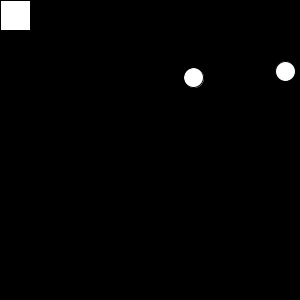
Frame 1 (no input)
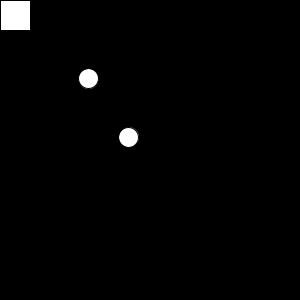
Frame 60 (the mouse pressed at the canvas centre just before this capture)
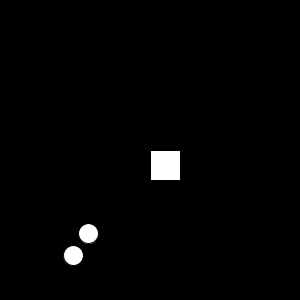
Frame 120 (the mouse held since frame 60 and released just before this capture)

The Processing sketch that drew these frames (run headless with seeded random() and noise(); from frame 60 on, the mouse is pressed at the canvas centre):

// Processing sketch: processing_42568
// ── processing_42568.pde

float Xpos = random(0, 300);
float Ypos = random(0, 300);
float Xpos2 = random(0, 300);
float Ypos2 = random(0, 300);
float speedX = random(5, 10);
float speedY = random(5, 10);
float speedA = random(5, 10);
float speedB = random(5, 10);
boolean gameStart = true;

void setup() {
  size(300, 300);
  smooth();
}

void draw() {
  background(0);
  ellipse(Xpos, Ypos, 20, 20);
  ellipse(Xpos2, Ypos2, 20, 20);
  rect(mouseX, mouseY, 30, 30);

  if (gameStart = true) {
    Xpos = Xpos + speedX;  
    Ypos = Ypos + speedY;
    Xpos2 = Xpos2 + speedA;  
    Ypos2 = Ypos2 + speedB;
  }
  if (Xpos >= 300) {
    speedX = speedX * -1;
  }
  if (Xpos <= 0) {
    speedX = speedX * -1;
  }
  if (Ypos >= 300) {
    speedY = speedY * -1;
  }
  if (Ypos <= 0) {
    speedY = speedY * -1;
  }


  if (Xpos2 >= 300) {
    speedA = speedA * -1;
  }
  if (Xpos2 <= 0) {
    speedA = speedA * -1;
  }
  if (Ypos2 >= 300) {
    speedB = speedB * -1;
  }
  if (Ypos2 <= 0) {
    speedB = speedB * -1;
  }

  if (Xpos >= mouseX && Xpos <= mouseX+20 && Ypos >= mouseY && Ypos <= mouseY +20) {
    println("work1");
    fill(255, 0, 0);
    Xpos = mouseX+20;
    Ypos = mouseY+20;
    Xpos2 = mouseX+20;
    Ypos2 = mouseY+20;
  }

  if (Xpos2 >= mouseX && Xpos2 <= mouseX+20 && Ypos2 >= mouseY && Ypos2 <= mouseY +20) {
    println("work2");
    fill(255, 0, 0);
    Xpos2 = mouseX+20;
    Ypos2 = mouseY+20;
    Xpos = mouseX+20;
    Ypos = mouseY+20;
  }

  if (mousePressed == true) {
    fill(255);
    gameStart = true;
  }
}
